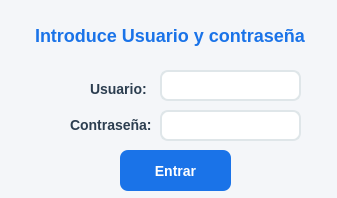
<?xml version="1.0" encoding="UTF-8"?>
<ui version="4.0">
 <class>Dialog</class>
 <widget class="QDialog" name="Dialog">
  <property name="geometry">
   <rect>
    <x>0</x>
    <y>0</y>
    <width>337</width>
    <height>198</height>
   </rect>
  </property>
  <property name="minimumSize">
   <size>
    <width>337</width>
    <height>198</height>
   </size>
  </property>
  <property name="maximumSize">
   <size>
    <width>337</width>
    <height>198</height>
   </size>
  </property>
  <property name="font">
   <font>
    <family>Segoe UI</family>
   </font>
  </property>
  <property name="windowTitle">
   <string>Login Estacionamiento </string>
  </property>
  <property name="styleSheet">
   <string notr="true">QWidget {
    background-color: #f4f6f9;
    font-family: 'Segoe UI', sans-serif;
}</string>
  </property>
  <widget class="QLabel" name="label">
   <property name="geometry">
    <rect>
     <x>90</x>
     <y>80</y>
     <width>65</width>
     <height>18</height>
    </rect>
   </property>
   <property name="maximumSize">
    <size>
     <width>65</width>
     <height>18</height>
    </size>
   </property>
   <property name="font">
    <font>
     <family>Segoe UI</family>
     <pointsize>-1</pointsize>
     <bold>true</bold>
    </font>
   </property>
   <property name="styleSheet">
    <string notr="true">QLabel {
    color: #2c3e50;
    font-size: 14px;
}</string>
   </property>
   <property name="text">
    <string>Usuario:</string>
   </property>
  </widget>
  <widget class="QLabel" name="label_2">
   <property name="geometry">
    <rect>
     <x>70</x>
     <y>109</y>
     <width>101</width>
     <height>31</height>
    </rect>
   </property>
   <property name="minimumSize">
    <size>
     <width>101</width>
     <height>20</height>
    </size>
   </property>
   <property name="font">
    <font>
     <family>Segoe UI</family>
     <pointsize>-1</pointsize>
     <bold>true</bold>
    </font>
   </property>
   <property name="styleSheet">
    <string notr="true">QLabel {
    color: #2c3e50;
    font-size: 14px;
}</string>
   </property>
   <property name="text">
    <string>Contraseña:</string>
   </property>
  </widget>
  <widget class="QLabel" name="label_3">
   <property name="geometry">
    <rect>
     <x>60</x>
     <y>70</y>
     <width>24</width>
     <height>24</height>
    </rect>
   </property>
   <property name="minimumSize">
    <size>
     <width>24</width>
     <height>24</height>
    </size>
   </property>
   <property name="font">
    <font>
     <family>Segoe UI</family>
     <pointsize>9</pointsize>
    </font>
   </property>
   <property name="text">
    <string/>
   </property>
   <property name="pixmap">
    <pixmap resource="../../../Downloads/Estacionamiento/Estacionamiento/app/iconos/iconos.qrc">:/prefijoNuevo/user.svg</pixmap>
   </property>
   <property name="scaledContents">
    <bool>true</bool>
   </property>
  </widget>
  <widget class="QLabel" name="label_4">
   <property name="geometry">
    <rect>
     <x>40</x>
     <y>110</y>
     <width>21</width>
     <height>21</height>
    </rect>
   </property>
   <property name="minimumSize">
    <size>
     <width>21</width>
     <height>21</height>
    </size>
   </property>
   <property name="text">
    <string/>
   </property>
   <property name="pixmap">
    <pixmap resource="../../../Downloads/Estacionamiento/Estacionamiento/app/iconos/iconos.qrc">:/prefijoNuevo/lock.svg</pixmap>
   </property>
   <property name="scaledContents">
    <bool>true</bool>
   </property>
  </widget>
  <widget class="QLineEdit" name="lineEdit">
   <property name="geometry">
    <rect>
     <x>160</x>
     <y>70</y>
     <width>141</width>
     <height>31</height>
    </rect>
   </property>
   <property name="minimumSize">
    <size>
     <width>141</width>
     <height>31</height>
    </size>
   </property>
   <property name="styleSheet">
    <string notr="true">QLineEdit {
    border: 2px solid #dfe6e9;
    border-radius: 8px;
    padding: 6px 10px;
    font-size: 14px;
    background: #ffffff;
}
QLineEdit:focus {
    border: 2px solid #1a73e8;
    background: #f9fcff;
}</string>
   </property>
  </widget>
  <widget class="QPushButton" name="pushButton">
   <property name="geometry">
    <rect>
     <x>120</x>
     <y>150</y>
     <width>111</width>
     <height>41</height>
    </rect>
   </property>
   <property name="styleSheet">
    <string notr="true">QPushButton {
    background-color: #1a73e8;
    color: white;
    border-radius: 8px;
    padding: 8px;
    font-size: 14px;
    font-weight: bold;
}
QPushButton:hover {
    background-color: #155ab6;
}
QPushButton:pressed {
    background-color: #0d3c91;
}</string>
   </property>
   <property name="text">
    <string>Entrar</string>
   </property>
  </widget>
  <widget class="QLabel" name="label_5">
   <property name="geometry">
    <rect>
     <x>30</x>
     <y>20</y>
     <width>291</width>
     <height>41</height>
    </rect>
   </property>
   <property name="font">
    <font>
     <family>Segoe UI</family>
     <pointsize>-1</pointsize>
     <bold>true</bold>
    </font>
   </property>
   <property name="styleSheet">
    <string notr="true">QLabel {
    font-size: 18px;
    font-weight: bold;
    color: #1a73e8;
    margin-bottom: 10px;
}</string>
   </property>
   <property name="text">
    <string>Introduce Usuario y contraseña</string>
   </property>
  </widget>
  <widget class="QLineEdit" name="lineEdit_2">
   <property name="geometry">
    <rect>
     <x>160</x>
     <y>110</y>
     <width>141</width>
     <height>31</height>
    </rect>
   </property>
   <property name="minimumSize">
    <size>
     <width>141</width>
     <height>31</height>
    </size>
   </property>
   <property name="styleSheet">
    <string notr="true">QLineEdit {
    border: 2px solid #dfe6e9;
    border-radius: 8px;
    padding: 6px 10px;
    font-size: 14px;
    background: #ffffff;
}
QLineEdit:focus {
    border: 2px solid #1a73e8;
    background: #f9fcff;
}</string>
   </property>
   <property name="echoMode">
    <enum>QLineEdit::EchoMode::Password</enum>
   </property>
  </widget>
 </widget>
 <resources>
  <include location="../../../Downloads/Estacionamiento/Estacionamiento/app/iconos/iconos.qrc"/>
  <include location="iconos/iconos.qrc"/>
 </resources>
 <connections/>
</ui>
